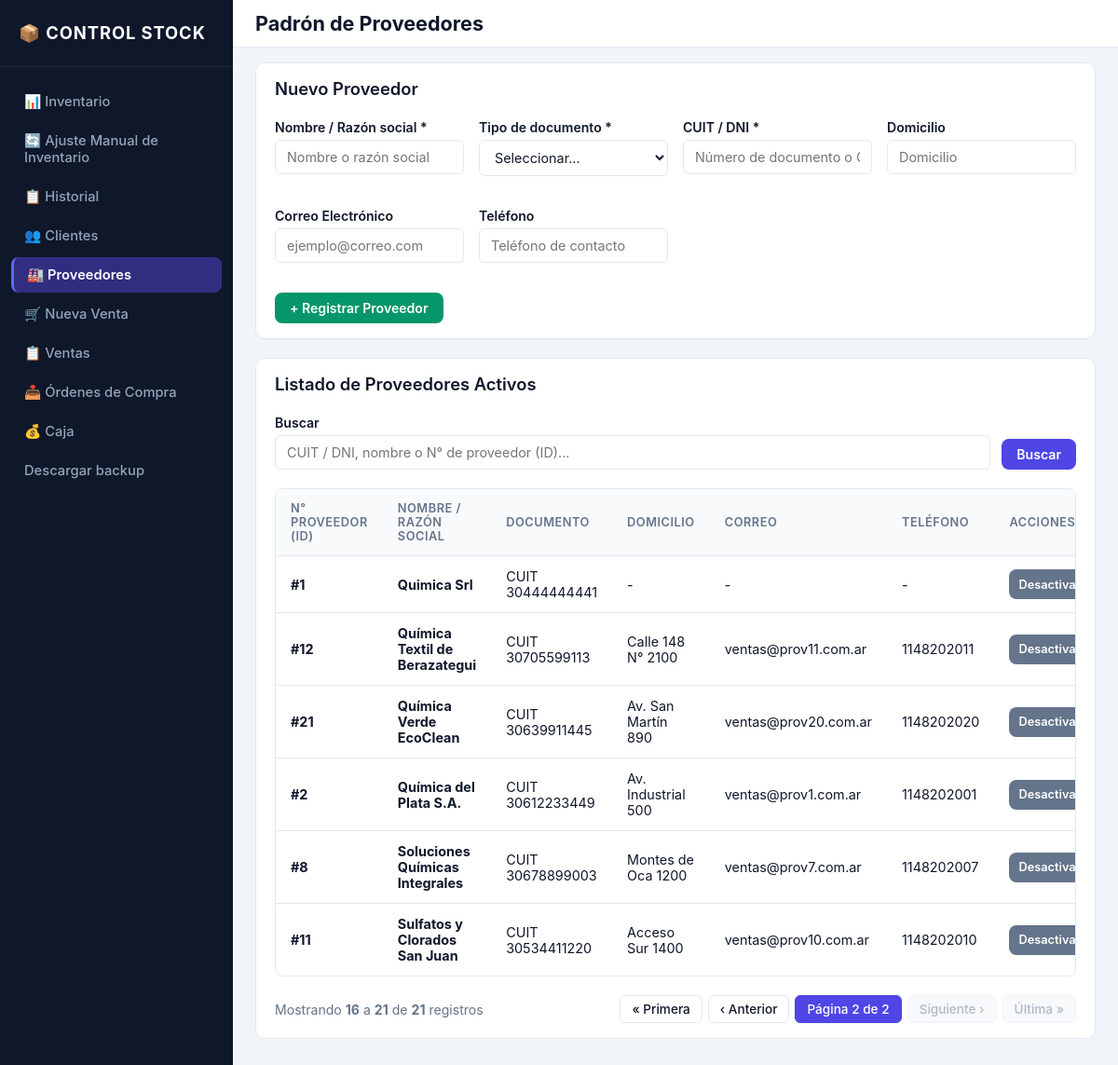
Screenshot of /proveedores/?page=2 with the database file from the repository.
### inventario/models.py (models this page shows, shortened)
class Proveedor(models.Model):
    TIPO_DOC_CHOICES = [
        ("DNI", "DNI"),
        ("CUIT", "CUIT"),
    ]
    nombre = models.CharField(max_length=150, verbose_name="Nombre / Razón social")
    tipo_documento = models.CharField(
        max_length=10,
        choices=TIPO_DOC_CHOICES,
        verbose_name="Tipo de documento",
    )
    numero_documento = models.CharField(
        max_length=20,
        unique=True,
        verbose_name="Número de documento",
    )
    domicilio = models.CharField(
        max_length=255,
        blank=True,
        default="",
        verbose_name="Domicilio de entrega",
    )
    correo = models.EmailField(blank=True, verbose_name="Correo electrónico")
    telefono = models.CharField(max_length=50, blank=True, verbose_name="Teléfono")
    activo = models.BooleanField(default=True, verbose_name="Activo")
    fecha_creacion = models.DateTimeField(auto_now_add=True, verbose_name="Fecha de creación")
    class Meta:
        verbose_name = "Proveedor"
        verbose_name_plural = "Proveedores"
        ordering = ["nombre"]

### inventario/views.py (the view, shortened to what this page needs)
# urls.py: path("proveedores/", views.proveedor_list_crear, name="proveedor_list"),
def proveedor_list_crear(request):
    if request.method == "POST":
        form = ProveedorForm(request.POST)
        if form.is_valid():
            proveedor = form.save()
            messages.success(request, f"Proveedor '{proveedor.nombre}' registrado con éxito.")
            return redirect("proveedor_list")
    else:
        form = ProveedorForm()
    proveedores = Proveedor.objects.filter(activo=True)
    query = request.GET.get("q", "").strip()
    paginator = Paginator(proveedores, 15)
    page_number = request.GET.get("page")
    page_obj = paginator.get_page(page_number)
    return render(
        request,
        "inventario/proveedor_list.html",
        {
            "proveedores": page_obj,
            "page_obj": page_obj,
            "form": form,
            "query": query,
        },
    )

### inventario/templatetags/inventario_tags.py (called while the page is built)
@register.simple_tag(takes_context=True)
def param_replace(context, **kwargs):
    request = context.get("request")
    if not request:
        return ""
    params = request.GET.copy()
    for key, value in kwargs.items():
        if value is not None and value != "":
            params[key] = value
        else:
            params.pop(key, None)
    return params.urlencode()

### templates/inventario/proveedor_list.html (shortened to what this page needs)
{% extends 'base.html' %}
{% block topbar_title %}Padrón de Proveedores{% endblock %}
{% block content %}
<div class="card mb-20">
    <div class="card-header-flex">
        <h2 class="card-title">Nuevo Proveedor</h2>
    </div>
    <form method="post">
        <div class="form-grid-row">
            <div class="form-group">
                <label class="form-label">Nombre / Razón social *</label>
                {{ form.nombre }}
            </div>
            <div class="form-group">
                <label class="form-label">Tipo de documento *</label>
                {{ form.tipo_documento }}
            </div>
            <div class="form-group">
                <label class="form-label">CUIT / DNI *</label>
                {{ form.numero_documento }}
            </div>
            <div class="form-group">
                <label class="form-label">Domicilio</label>
                {{ form.domicilio }}
            </div>
            <div class="form-group">
                <label class="form-label">Correo Electrónico</label>
                {{ form.correo }}
            </div>
            <div class="form-group">
                <label class="form-label">Teléfono</label>
                {{ form.telefono }}
            </div>
        </div>
        <button type="submit" class="btn btn-success">+ Registrar Proveedor</button>
    </form>
</div>
<div class="card">
    <div class="card-header-flex">
        <h2 class="card-title">Listado de Proveedores Activos</h2>
    </div>
    <form method="get" class="filter-form">
        <div class="filter-input-main">
            <label class="form-label">Buscar</label>
            <input type="text" name="q" value="{{ query }}" placeholder="CUIT / DNI, nombre o N° de proveedor (ID)..." class="form-control">
        </div>
        <div>
            <button type="submit" class="btn btn-primary">Buscar</button>
        </div>
    </form>
    <div class="table-responsive">
        <table>
            <thead>
                <tr>
                    <th>N° Proveedor (ID)</th>
                    <th>Nombre / Razón social</th>
                    <th>Documento</th>
                    <th>Domicilio</th>
                    <th>Correo</th>
                    <th>Teléfono</th>
                    <th>Acciones</th>
                </tr>
            </thead>
            <tbody>
                {% for p in proveedores %}
                <tr class="row-normal">
                    <td><strong>#{{ p.id }}</strong></td>
                    <td><strong>{{ p.nombre }}</strong></td>
                    <td>{{ p.tipo_documento }} {{ p.numero_documento }}</td>
                    <td>{{ p.domicilio|default:"-" }}</td>
                    <td>{{ p.correo|default:"-" }}</td>
                    <td>{{ p.telefono|default:"-" }}</td>
                    <td class="text-nowrap">
                        <a href="{% url 'proveedor_desactivar' p.id %}" class="btn btn-secondary btn-sm" title="Dar de baja proveedor">Desactivar</a>
                    </td>
                </tr>
                {% empty %}
                <tr>
                    <td colspan="7" class="empty-row">No se encontraron proveedores registrados.</td>
                </tr>
                {% endfor %}
            </tbody>
        </table>
    </div>
    {% include 'inventario/includes/pagination.html' %}
</div>
{% endblock %}

### static/css/style.css (style rules this page uses)
:root { --color-bg-app: #f1f5f9; --color-card-bg: #ffffff; --color-topbar-bg: #ffffff; --color-border: #e2e8f0; --color-table-header-bg: #f8fafc; --color-sidebar-bg: #0f172a; --color-sidebar-hover: #1e293b; --color-sidebar-active: #312e81; --color-sidebar-active-border: #6366f1; --color-sidebar-brand-border: #1e293b; --color-sidebar-text: #94a3b8; --color-sidebar-text-active: #ffffff; --color-sidebar-brand-text: #ffffff; --color-text-main: #0f172a; --color-text-muted: #64748b; --color-btn-text: #ffffff; --color-btn-primary: #4f46e5; --color-btn-action: #0284c7; --color-btn-secondary: #64748b; --color-success: #059669; --color-warning: #d97706; --color-danger: #dc2626; --color-alert-success-bg: #dcfce7; --color-alert-success-text: #166534; --color-alert-success-border: #bbf7d0; --color-alert-warning-bg: #fef3c7; --color-alert-warning-text: #92400e; --color-alert-warning-border: #fde68a; --color-alert-danger-bg: #fee2e2; --color-alert-danger-text: #991b1b; --color-alert-danger-border: #fca5a5; --color-badge-info-bg: #e0e7ff; --color-badge-info-text: #3730a3; --color-row-danger-bg: #fef2f2; --color-row-warning-bg: #fffbeb; --color-row-normal-bg: #ffffff; --color-soft-primary-bg: #e0f2fe; --color-soft-primary-text: #0284c7; --color-soft-primary-hover-bg: #bae6fd; --color-soft-primary-hover-text: #0369a1; --color-soft-success-bg: #dcfce7; --color-soft-success-text: #15803d; --color-soft-success-hover-bg: #bbf7d0; --color-soft-success-hover-text: #166534; --color-soft-danger-bg: #fee2e2; --color-soft-danger-text: #b91c1c; --color-soft-danger-hover-bg: #fecaca; --color-soft-danger-hover-text: #991b1b; --color-shadow: rgba(0, 0, 0, 0.1); --color-backdrop: rgba(15, 23, 42, 0.6); --color-page-hover-bg: #f8fafc; --color-page-disabled-bg: #f1f5f9; }
* { box-sizing: border-box; margin: 0; padding: 0; font-family: -apple-system, BlinkMacSystemFont, "Segoe UI", Roboto, sans-serif; }
body { background-color: var(--color-bg-app); color: var(--color-text-main); }
.card { background: var(--color-card-bg); border: 1px solid var(--color-border); border-radius: 10px; padding: 16px 20px; margin-bottom: 16px; }
.card-header-flex { display: flex; justify-content: space-between; align-items: center; margin-bottom: 20px; flex-wrap: wrap; gap: 12px; }
.card-title { font-size: 1.15rem; color: var(--color-text-main); font-weight: 600; }
.btn { display: inline-flex; align-items: center; justify-content: center; padding: 8px 16px; border-radius: 8px; font-size: 0.88rem; font-weight: 600; text-decoration: none; border: none; cursor: pointer; color: var(--color-btn-text); transition: filter 0.15s ease; }
.btn-primary { background-color: var(--color-btn-primary); }
.btn-success { background-color: var(--color-success); }
.btn-secondary { background-color: var(--color-btn-secondary); }
.btn-sm { min-height: 32px; padding: 5px 10px; font-size: 0.8rem; white-space: nowrap; }
.filter-form { display: flex; gap: 12px; margin-bottom: 20px; flex-wrap: wrap; align-items: flex-end; }
.filter-input-main { flex: 2; min-width: 220px; }
.table-responsive { border-radius: 8px; overflow: hidden; border: 1px solid var(--color-border); }
table { width: 100%; border-collapse: collapse; text-align: left; }
th, td { padding: 13px 16px; font-size: 0.9rem; }
tbody td { vertical-align: middle; }
th { background-color: var(--color-table-header-bg); color: var(--color-text-muted); font-size: 0.8rem; text-transform: uppercase; letter-spacing: 0.04em; font-weight: 600; }
tbody tr { border-top: 1px solid var(--color-border); }
tr.row-normal { background-color: var(--color-row-normal-bg); }
.form-control { width: 100%; padding: 9px 12px; border: 1px solid var(--color-border); border-radius: 6px; margin-top: 4px; font-size: 0.9rem; color: var(--color-text-main); background-color: var(--color-card-bg); }
.form-group { margin-bottom: 16px; }
.form-label { font-weight: 600; font-size: 0.88rem; }
.text-nowrap { white-space: nowrap; }
.form-grid-row { display: grid; grid-template-columns: repeat(auto-fit, minmax(200px, 1fr)); gap: 16px; margin-bottom: 16px; }
.mb-20 { margin-bottom: 20px; }

### rows the page displays
Proveedor: id "1", nombre "Quimica Srl", tipo_documento "CUIT", numero_documento "30444444441", domicilio "-", correo "-", telefono "-"
Proveedor: id "12", nombre "Química Textil de Berazategui", tipo_documento "CUIT", numero_documento "30705599113", domicilio "Calle 148 N° 2100", correo "ventas@prov11.com.ar", telefono "1148202011"
Proveedor: id "21", nombre "Química Verde EcoClean", tipo_documento "CUIT", numero_documento "30639911445", domicilio "Av. San Martín 890", correo "ventas@prov20.com.ar", telefono "1148202020"
Proveedor: id "2", nombre "Química del Plata S.A.", tipo_documento "CUIT", numero_documento "30612233449", domicilio "Av. Industrial 500", correo "ventas@prov1.com.ar", telefono "1148202001"
Proveedor: id "8", nombre "Soluciones Químicas Integrales", tipo_documento "CUIT", numero_documento "30678899003", domicilio "Montes de Oca 1200", correo "ventas@prov7.com.ar", telefono "1148202007"
Proveedor: id "11", nombre "Sulfatos y Clorados San Juan", tipo_documento "CUIT", numero_documento "30534411220", domicilio "Acceso Sur 1400", correo "ventas@prov10.com.ar", telefono "1148202010"

### other values shown
{{ page_obj.start_index }} "16"
{{ page_obj.end_index }} "21"
{{ page_obj.paginator.count }} "21"
{{ page_obj.number }} "2"
{{ page_obj.paginator.num_pages }} "2"
